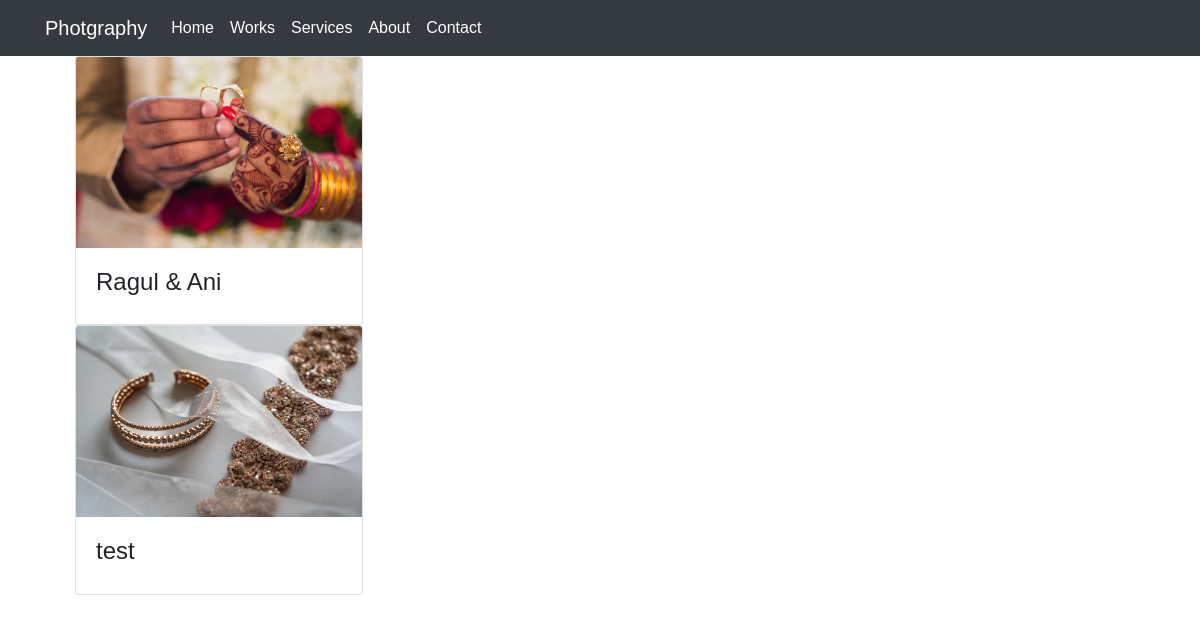
Page /title/ on the committed database.
### app/models.py (models this page shows, shortened)
class Post(models.Model):
	titlename = models.CharField(max_length = 100)
	thumbnailimage = models.ImageField(upload_to='thumbnail/')

### app/views.py (the view)
# urls.py: path('title/',views.TitleListView.as_view(),name='title'),
class TitleListView(ListView):
	model = Post
	context_object_name = 'posts'
	template_name = 'app/title.html'

### app/templates/app/title.html (shortened to what this page needs)
{% extends 'app/base.html' %}
{% block body %}
   <div class="container">
   	<div>
{% for post in posts %}
<div class="col">
		<div class="col-md">
<div class="card" style="width: 18rem;">
  <a href="{% url 'titledetail' post.id %}"><img src="{{ post.thumbnailimage.url }}" class="card-img-top" alt="..."></a>
  <div class="card-body">
    <h4>{{ post.titlename }}</h4>
  </div>
</div>
</div>
</div>
{% endfor %}
</div>
</div>
{% endblock body %}

### app/static/app/main.css (style rules this page uses)
body { font-family: 'Montserrat', sans-serif; }

### rows in the picture
Post: thumbnailimage (picture), titlename "Ragul & Ani"
Post: thumbnailimage (picture), titlename "test"
